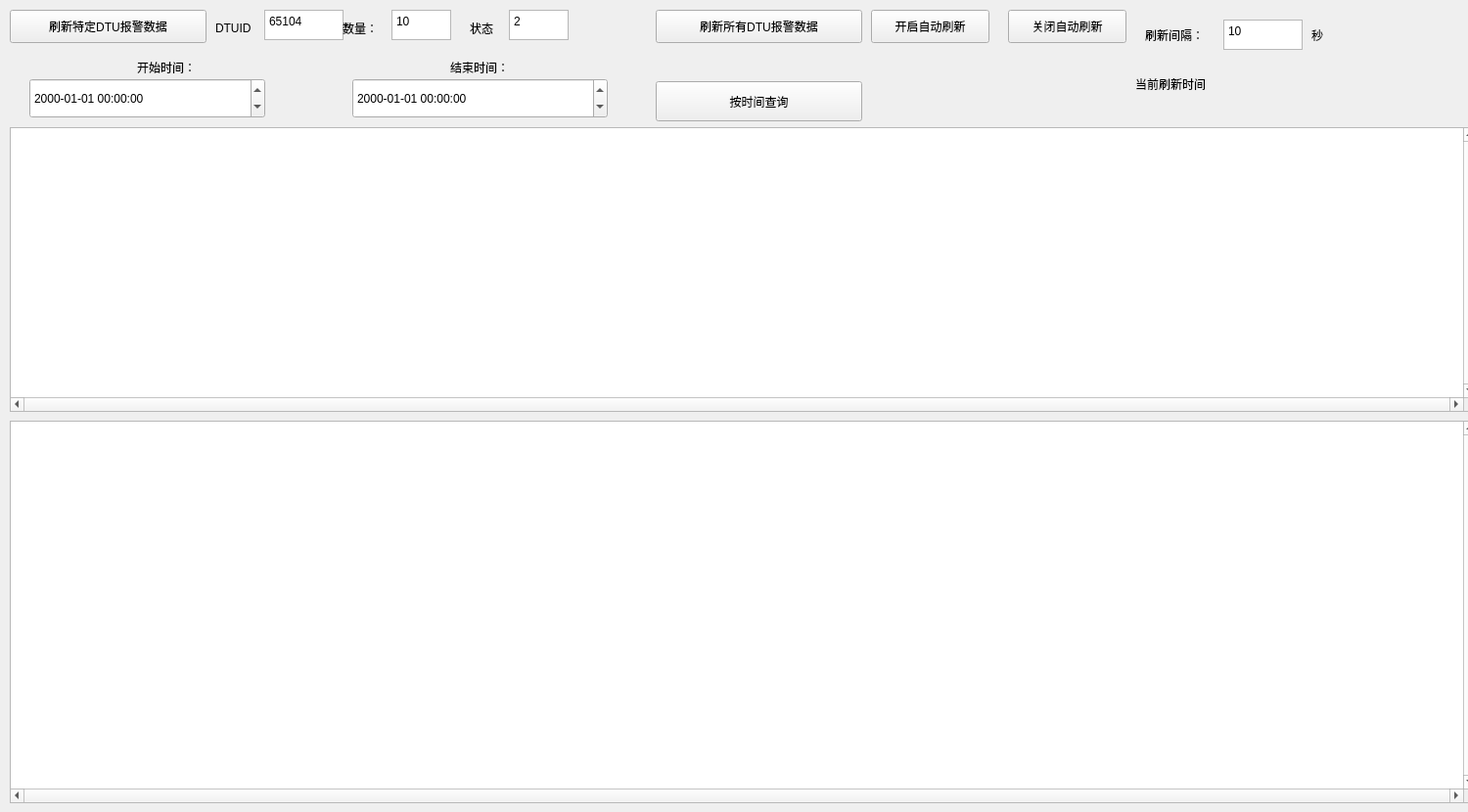
<?xml version="1.0" encoding="UTF-8"?>
<ui version="4.0">
 <class>myform5</class>
 <widget class="QWidget" name="myform5">
  <property name="geometry">
   <rect>
    <x>0</x>
    <y>0</y>
    <width>1500</width>
    <height>830</height>
   </rect>
  </property>
  <property name="windowTitle">
   <string>查询报警数据</string>
  </property>
  <widget class="QTableWidget" name="tableWidget1">
   <property name="geometry">
    <rect>
     <x>10</x>
     <y>130</y>
     <width>1500</width>
     <height>291</height>
    </rect>
   </property>
   <property name="sizePolicy">
    <sizepolicy hsizetype="Expanding" vsizetype="Expanding">
     <horstretch>0</horstretch>
     <verstretch>0</verstretch>
    </sizepolicy>
   </property>
   <property name="verticalScrollBarPolicy">
    <enum>Qt::ScrollBarAlwaysOn</enum>
   </property>
   <property name="horizontalScrollBarPolicy">
    <enum>Qt::ScrollBarAlwaysOn</enum>
   </property>
   <property name="selectionMode">
    <enum>QAbstractItemView::ContiguousSelection</enum>
   </property>
  </widget>
  <widget class="QPushButton" name="pushButton">
   <property name="geometry">
    <rect>
     <x>10</x>
     <y>10</y>
     <width>201</width>
     <height>34</height>
    </rect>
   </property>
   <property name="text">
    <string>刷新特定DTU报警数据</string>
   </property>
  </widget>
  <widget class="QTextEdit" name="textEdit">
   <property name="geometry">
    <rect>
     <x>270</x>
     <y>10</y>
     <width>81</width>
     <height>31</height>
    </rect>
   </property>
   <property name="html">
    <string>&lt;!DOCTYPE HTML PUBLIC &quot;-//W3C//DTD HTML 4.0//EN&quot; &quot;http://www.w3.org/TR/REC-html40/strict.dtd&quot;&gt;
&lt;html&gt;&lt;head&gt;&lt;meta name=&quot;qrichtext&quot; content=&quot;1&quot; /&gt;&lt;style type=&quot;text/css&quot;&gt;
p, li { white-space: pre-wrap; }
&lt;/style&gt;&lt;/head&gt;&lt;body style=&quot; font-family:'SimSun'; font-size:9pt; font-weight:400; font-style:normal;&quot;&gt;
&lt;p style=&quot; margin-top:0px; margin-bottom:0px; margin-left:0px; margin-right:0px; -qt-block-indent:0; text-indent:0px;&quot;&gt;65104&lt;/p&gt;&lt;/body&gt;&lt;/html&gt;</string>
   </property>
  </widget>
  <widget class="QLabel" name="label_3">
   <property name="geometry">
    <rect>
     <x>220</x>
     <y>20</y>
     <width>61</width>
     <height>18</height>
    </rect>
   </property>
   <property name="text">
    <string>DTUID</string>
   </property>
  </widget>
  <widget class="QTextEdit" name="textEdit_2">
   <property name="geometry">
    <rect>
     <x>400</x>
     <y>10</y>
     <width>61</width>
     <height>31</height>
    </rect>
   </property>
   <property name="html">
    <string>&lt;!DOCTYPE HTML PUBLIC &quot;-//W3C//DTD HTML 4.0//EN&quot; &quot;http://www.w3.org/TR/REC-html40/strict.dtd&quot;&gt;
&lt;html&gt;&lt;head&gt;&lt;meta name=&quot;qrichtext&quot; content=&quot;1&quot; /&gt;&lt;style type=&quot;text/css&quot;&gt;
p, li { white-space: pre-wrap; }
&lt;/style&gt;&lt;/head&gt;&lt;body style=&quot; font-family:'SimSun'; font-size:9pt; font-weight:400; font-style:normal;&quot;&gt;
&lt;p style=&quot; margin-top:0px; margin-bottom:0px; margin-left:0px; margin-right:0px; -qt-block-indent:0; text-indent:0px;&quot;&gt;10&lt;/p&gt;&lt;/body&gt;&lt;/html&gt;</string>
   </property>
  </widget>
  <widget class="QLabel" name="label_4">
   <property name="geometry">
    <rect>
     <x>350</x>
     <y>20</y>
     <width>51</width>
     <height>18</height>
    </rect>
   </property>
   <property name="text">
    <string>数量：</string>
   </property>
  </widget>
  <widget class="QPushButton" name="pushButton_2">
   <property name="geometry">
    <rect>
     <x>670</x>
     <y>10</y>
     <width>211</width>
     <height>34</height>
    </rect>
   </property>
   <property name="autoFillBackground">
    <bool>false</bool>
   </property>
   <property name="text">
    <string>刷新所有DTU报警数据</string>
   </property>
  </widget>
  <widget class="QTableWidget" name="tableWidget1_2">
   <property name="geometry">
    <rect>
     <x>10</x>
     <y>430</y>
     <width>1500</width>
     <height>391</height>
    </rect>
   </property>
   <property name="sizePolicy">
    <sizepolicy hsizetype="Expanding" vsizetype="Expanding">
     <horstretch>0</horstretch>
     <verstretch>0</verstretch>
    </sizepolicy>
   </property>
   <property name="verticalScrollBarPolicy">
    <enum>Qt::ScrollBarAlwaysOn</enum>
   </property>
   <property name="horizontalScrollBarPolicy">
    <enum>Qt::ScrollBarAlwaysOn</enum>
   </property>
   <property name="selectionMode">
    <enum>QAbstractItemView::ContiguousSelection</enum>
   </property>
  </widget>
  <widget class="QPushButton" name="pushButton_3">
   <property name="geometry">
    <rect>
     <x>890</x>
     <y>10</y>
     <width>121</width>
     <height>34</height>
    </rect>
   </property>
   <property name="text">
    <string>开启自动刷新</string>
   </property>
  </widget>
  <widget class="QPushButton" name="pushButton_4">
   <property name="geometry">
    <rect>
     <x>1030</x>
     <y>10</y>
     <width>121</width>
     <height>34</height>
    </rect>
   </property>
   <property name="text">
    <string>关闭自动刷新</string>
   </property>
  </widget>
  <widget class="QLabel" name="label">
   <property name="geometry">
    <rect>
     <x>1160</x>
     <y>70</y>
     <width>271</width>
     <height>31</height>
    </rect>
   </property>
   <property name="text">
    <string>当前刷新时间</string>
   </property>
  </widget>
  <widget class="QLabel" name="label_5">
   <property name="geometry">
    <rect>
     <x>480</x>
     <y>20</y>
     <width>51</width>
     <height>18</height>
    </rect>
   </property>
   <property name="text">
    <string>状态</string>
   </property>
  </widget>
  <widget class="QTextEdit" name="textEdit_3">
   <property name="geometry">
    <rect>
     <x>520</x>
     <y>10</y>
     <width>61</width>
     <height>31</height>
    </rect>
   </property>
   <property name="html">
    <string>&lt;!DOCTYPE HTML PUBLIC &quot;-//W3C//DTD HTML 4.0//EN&quot; &quot;http://www.w3.org/TR/REC-html40/strict.dtd&quot;&gt;
&lt;html&gt;&lt;head&gt;&lt;meta name=&quot;qrichtext&quot; content=&quot;1&quot; /&gt;&lt;style type=&quot;text/css&quot;&gt;
p, li { white-space: pre-wrap; }
&lt;/style&gt;&lt;/head&gt;&lt;body style=&quot; font-family:'SimSun'; font-size:9pt; font-weight:400; font-style:normal;&quot;&gt;
&lt;p style=&quot; margin-top:0px; margin-bottom:0px; margin-left:0px; margin-right:0px; -qt-block-indent:0; text-indent:0px;&quot;&gt;2&lt;/p&gt;&lt;/body&gt;&lt;/html&gt;</string>
   </property>
  </widget>
  <widget class="QDateTimeEdit" name="dateTimeEdit_1">
   <property name="geometry">
    <rect>
     <x>30</x>
     <y>80</y>
     <width>241</width>
     <height>41</height>
    </rect>
   </property>
   <property name="displayFormat">
    <string>yyyy-MM-dd HH:mm:ss</string>
   </property>
  </widget>
  <widget class="QDateTimeEdit" name="dateTimeEdit_2">
   <property name="geometry">
    <rect>
     <x>360</x>
     <y>80</y>
     <width>261</width>
     <height>41</height>
    </rect>
   </property>
   <property name="displayFormat">
    <string>yyyy-MM-dd HH:mm:ss</string>
   </property>
  </widget>
  <widget class="QPushButton" name="pushButton_5">
   <property name="geometry">
    <rect>
     <x>670</x>
     <y>83</y>
     <width>211</width>
     <height>41</height>
    </rect>
   </property>
   <property name="text">
    <string>按时间查询</string>
   </property>
  </widget>
  <widget class="QLabel" name="label_6">
   <property name="geometry">
    <rect>
     <x>140</x>
     <y>60</y>
     <width>91</width>
     <height>18</height>
    </rect>
   </property>
   <property name="text">
    <string>开始时间：</string>
   </property>
  </widget>
  <widget class="QLabel" name="label_7">
   <property name="geometry">
    <rect>
     <x>460</x>
     <y>60</y>
     <width>91</width>
     <height>18</height>
    </rect>
   </property>
   <property name="text">
    <string>结束时间：</string>
   </property>
  </widget>
  <widget class="QLabel" name="label_2">
   <property name="geometry">
    <rect>
     <x>1170</x>
     <y>20</y>
     <width>91</width>
     <height>31</height>
    </rect>
   </property>
   <property name="text">
    <string>刷新间隔：</string>
   </property>
  </widget>
  <widget class="QTextEdit" name="textEdit_4">
   <property name="geometry">
    <rect>
     <x>1250</x>
     <y>20</y>
     <width>81</width>
     <height>31</height>
    </rect>
   </property>
   <property name="html">
    <string>&lt;!DOCTYPE HTML PUBLIC &quot;-//W3C//DTD HTML 4.0//EN&quot; &quot;http://www.w3.org/TR/REC-html40/strict.dtd&quot;&gt;
&lt;html&gt;&lt;head&gt;&lt;meta name=&quot;qrichtext&quot; content=&quot;1&quot; /&gt;&lt;style type=&quot;text/css&quot;&gt;
p, li { white-space: pre-wrap; }
&lt;/style&gt;&lt;/head&gt;&lt;body style=&quot; font-family:'SimSun'; font-size:9pt; font-weight:400; font-style:normal;&quot;&gt;
&lt;p style=&quot; margin-top:0px; margin-bottom:0px; margin-left:0px; margin-right:0px; -qt-block-indent:0; text-indent:0px;&quot;&gt;10&lt;/p&gt;&lt;/body&gt;&lt;/html&gt;</string>
   </property>
  </widget>
  <widget class="QLabel" name="label_8">
   <property name="geometry">
    <rect>
     <x>1340</x>
     <y>20</y>
     <width>41</width>
     <height>31</height>
    </rect>
   </property>
   <property name="text">
    <string>秒</string>
   </property>
  </widget>
 </widget>
 <resources/>
 <connections>
  <connection>
   <sender>pushButton</sender>
   <signal>clicked()</signal>
   <receiver>myform5</receiver>
   <slot>bt1_click()</slot>
   <hints>
    <hint type="sourcelabel">
     <x>14</x>
     <y>30</y>
    </hint>
    <hint type="destinationlabel">
     <x>138</x>
     <y>829</y>
    </hint>
   </hints>
  </connection>
  <connection>
   <sender>pushButton_2</sender>
   <signal>clicked()</signal>
   <receiver>myform5</receiver>
   <slot>bt2_click()</slot>
   <hints>
    <hint type="sourcelabel">
     <x>606</x>
     <y>33</y>
    </hint>
    <hint type="destinationlabel">
     <x>812</x>
     <y>64</y>
    </hint>
   </hints>
  </connection>
  <connection>
   <sender>pushButton_3</sender>
   <signal>clicked()</signal>
   <receiver>myform5</receiver>
   <slot>bt3_click()</slot>
   <hints>
    <hint type="sourcelabel">
     <x>894</x>
     <y>11</y>
    </hint>
    <hint type="destinationlabel">
     <x>1007</x>
     <y>45</y>
    </hint>
   </hints>
  </connection>
  <connection>
   <sender>pushButton_4</sender>
   <signal>clicked()</signal>
   <receiver>myform5</receiver>
   <slot>bt4_click()</slot>
   <hints>
    <hint type="sourcelabel">
     <x>1033</x>
     <y>11</y>
    </hint>
    <hint type="destinationlabel">
     <x>1151</x>
     <y>43</y>
    </hint>
   </hints>
  </connection>
  <connection>
   <sender>pushButton_5</sender>
   <signal>clicked()</signal>
   <receiver>myform5</receiver>
   <slot>bt5_click()</slot>
   <hints>
    <hint type="sourcelabel">
     <x>633</x>
     <y>71</y>
    </hint>
    <hint type="destinationlabel">
     <x>842</x>
     <y>103</y>
    </hint>
   </hints>
  </connection>
 </connections>
 <slots>
  <slot>bt1_click()</slot>
  <slot>bt2_click()</slot>
  <slot>LW1_dclick()</slot>
  <slot>bt3_click()</slot>
  <slot>bt4_click()</slot>
  <slot>bt5_click()</slot>
 </slots>
</ui>
